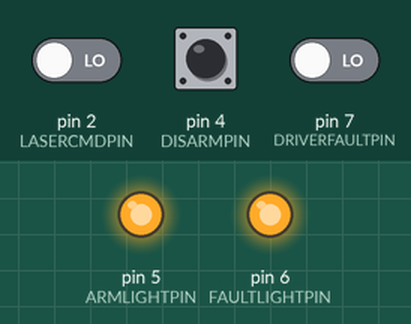
Bench run of a sketch on a simulated Arduino Uno, built with avr-gcc and run on an emulated ATmega328P. Shown: output pins drawn as LEDs (lit = HIGH). Dashed ring = blinking. The test bench sets the inputs (shaded band); at power-on: pin 7 (DRIVERFAULTPIN) LOW, pin 4 (DISARMPIN) HIGH, pin 2 (LASERCMDPIN) LOW. Pins used as bus, display or sensor lines are not drawn.

Above: at 1.5 s.
1.9 s: pin 7 (DRIVERFAULTPIN) driven HIGH
At 3.2 s:
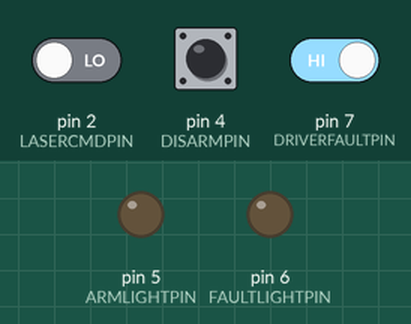
3.7 s: pin 4 (DISARMPIN) pulled LOW for 0.5 s
At 4.1 s:
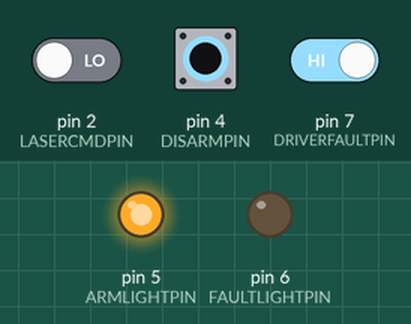
5.7 s: pin 4 (DISARMPIN) pulled LOW for 3.2 s
At 9.5 s:
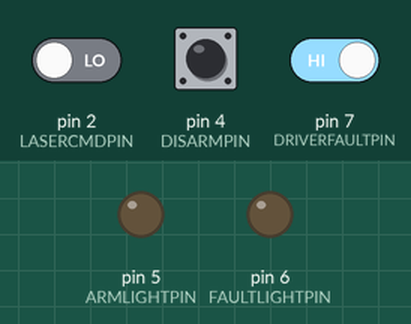
10.4 s: pin 7 (DRIVERFAULTPIN) driven LOW
At 10.5 s:
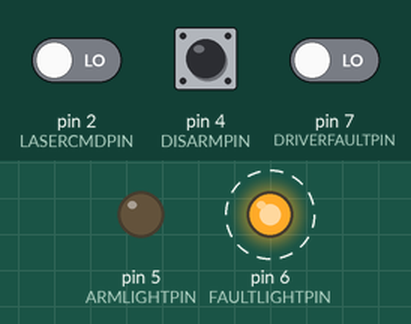
Timing chart, 0 to 14.4 s (numbered marks = the images above; inputs shaded):
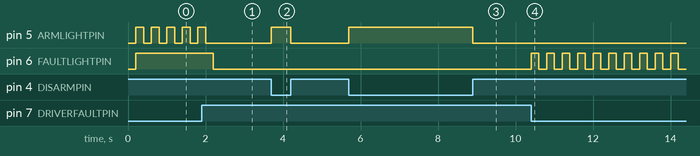

Measured:
- after the input at 1.9 s, pin 5 (ARMLIGHTPIN): goes on until 2.0 s, then stays LOW; pin 6 (FAULTLIGHTPIN): HIGH → LOW after 0.30 s
- after the input at 3.7 s, pin 5 (ARMLIGHTPIN): LOW → HIGH at once, → LOW 0.50 s later
- after the input at 5.7 s, pin 5 (ARMLIGHTPIN): LOW → HIGH at once, → LOW 3.2 s later
- after the input at 10.4 s, pin 6 (FAULTLIGHTPIN): alternates HIGH for 0.20 s and LOW for 0.20 s, starting at once

The sketch:

LaserWatchdog.ino
```cpp
//
// LaserWatchdog
//
// This sketch is designed to protect against laser over-powering.  It controls a solid-state relay
// which applies power to the laser.  The ARM button must be OFF when the system is booted, or it will
// trigger an alarmTripped condition.  The alarmTripped condition can be cleared by turning off the ARM button.
//
// After the system boots, pressing the ARM button turns on the SSR.  The sketch then samples the laser
// command every 50 microseconds, and stores the result into a ring buffer that refills every 100 ms.
// If the laser is on for more than THRESH % during this time, faultTripped -> TRUE, and the SSR
// is turned off and locked.  Again, to clear the alarmTripped condition, the ARM button must be turned off.
//


#define LASERCMDPIN    2     // Laser command signal input
#define SSRPIN         3     // Controls relay to cut laser power
#define DISARMPIN      4     // Input from laser arming switch
#define ARMLIGHTPIN    5     // Controls arming indicator light
#define FAULTLIGHTPIN  6     // Controls alarm light
#define DRIVERFAULTPIN 7     // Mirror Driver drives LOW on fault

#define SAMPLEPERIOD    50u    // In us,
#define RINGBUFFERSIZE  250u   // In bytes.  400 us/byte x 250 bytes = 100 ms in 2000 samples
#define THRESH          90u    // % Duty cycle over sample interval to trigger a fault


unsigned long lastSample;      // Time of last sample

boolean       armed;
boolean       SSR;
boolean       faultTripped;
boolean       driverFault;

byte          ringBuffer[RINGBUFFERSIZE];
unsigned int  currentTotal;
unsigned int  currentIndex;
unsigned int  totalSamples;
unsigned int  threshSamples;


void setup() {

  pinMode(LASERCMDPIN, INPUT);
  pinMode(SSRPIN, OUTPUT);
  pinMode(DISARMPIN, INPUT);
  pinMode(ARMLIGHTPIN, OUTPUT);
  pinMode(FAULTLIGHTPIN, OUTPUT);
  pinMode(DRIVERFAULTPIN, INPUT);

  digitalWrite(SSRPIN, LOW);
  digitalWrite(DISARMPIN, HIGH);       // Set pull-up resistor on
  digitalWrite(ARMLIGHTPIN, LOW);
  digitalWrite(FAULTLIGHTPIN, LOW);

  // Initialize ringBuffer to zero
  for (unsigned int ringPos = 0; ringPos < RINGBUFFERSIZE; ringPos++) {
    ringBuffer[ringPos] = 0;
  }
  // Sample counts for total samples and threshold
  totalSamples = RINGBUFFERSIZE*8;
  threshSamples = (((long) totalSamples)*THRESH)/(100ul);
  currentTotal = 0;

  // Setup as initially unarmed, untripped
  armed = false;
  SSR = false;
  faultTripped = false;
  driverFault = false;

  // Wait for other systems to boot and settle
  delay(200);

  armed = !(digitalRead(DISARMPIN));
  driverFault = !(digitalRead(DRIVERFAULTPIN));
  // Trip the alarm if the laser is armed on system booting.
  if (armed || driverFault) {
    faultTripped = true;
    digitalWrite(FAULTLIGHTPIN, faultTripped);
    // Blink the arm light pin until disarmed
    while(faultTripped) {
      digitalWrite(ARMLIGHTPIN, HIGH);
      delay(200);
      digitalWrite(ARMLIGHTPIN, LOW);
      delay(200);
      // Proceed when arm switch is off
      armed = !digitalRead(DISARMPIN);
      driverFault = !(digitalRead(DRIVERFAULTPIN));
      if (!armed && !driverFault) {
          faultTripped = false;
      }
      digitalWrite(FAULTLIGHTPIN, faultTripped);
    }
  }

  lastSample = micros();
}


void loop() {

  byte aByte;
  byte currentBitPlace;
  byte thisSample;


  // If it's been longer than the sample interval, make a new check
  if ((micros() - lastSample) >= SAMPLEPERIOD) {
    lastSample = micros();

    // Read the arming
    armed = !digitalRead(DISARMPIN);
    driverFault = !(digitalRead(DRIVERFAULTPIN));
    // Only turn on the SSR if it's armed and there's no fault.
    if (armed && !faultTripped && !driverFault) {
      SSR = true;
    } else {
      SSR = false;
    }

    // Write states to hardware pins
    digitalWrite(ARMLIGHTPIN, armed);
    digitalWrite(FAULTLIGHTPIN, faultTripped);
    digitalWrite(SSRPIN, SSR);

    // Grab a sample
    thisSample = digitalRead(LASERCMDPIN);
    // Fetch a byte from the ring buffer
    aByte = ringBuffer[(currentIndex >> 3)];
    currentBitPlace = currentIndex & 7;
    // If the current bit is set, deduct it from the running total
    if ((aByte & (1 << currentBitPlace)) && (currentTotal > 0)) {
      currentTotal--;
    }
    // If the bit we're going to put in the buffer is set, add it
    // to the running total
    if (thisSample == HIGH) {
      currentTotal++;
      aByte |= (1 << currentBitPlace);
    } else {
      aByte &= ~(1 << currentBitPlace);
    }
    // Store the modified byte back into the ring buffer
    ringBuffer[(currentIndex >> 3)] = aByte;
    // Increment the buffer index, wrap to 0 if necessary
    currentIndex++;
    if (currentIndex >= totalSamples) {
      currentIndex = 0;
    }


     // If too many counts are set and we're armed, faultTripped
     if (((currentTotal > threshSamples) && (armed)) || driverFault) {
       faultTripped = true;
       // Turn off the SSR
       SSR = false;
       digitalWrite(SSRPIN, SSR);
       // Pulse the fault light until disarmed
       while (faultTripped) {
          digitalWrite(FAULTLIGHTPIN, HIGH);
          delay(200);
          digitalWrite(FAULTLIGHTPIN, LOW);
          delay(200);
          // Cancel the fault if the arm button is disarmed
          armed = !digitalRead(DISARMPIN);
          driverFault = !(digitalRead(DRIVERFAULTPIN));
          if (!armed && !driverFault) {
            faultTripped = false;
          }
       }
     }

   }

}
```

terminalBlink.ino
```cpp
void terminalBlink() {

    while(true) {
      digitalWrite(ARMLIGHTPIN, HIGH);
      delay(200);
      digitalWrite(ARMLIGHTPIN, LOW);
      delay(200);
    }
}
```
